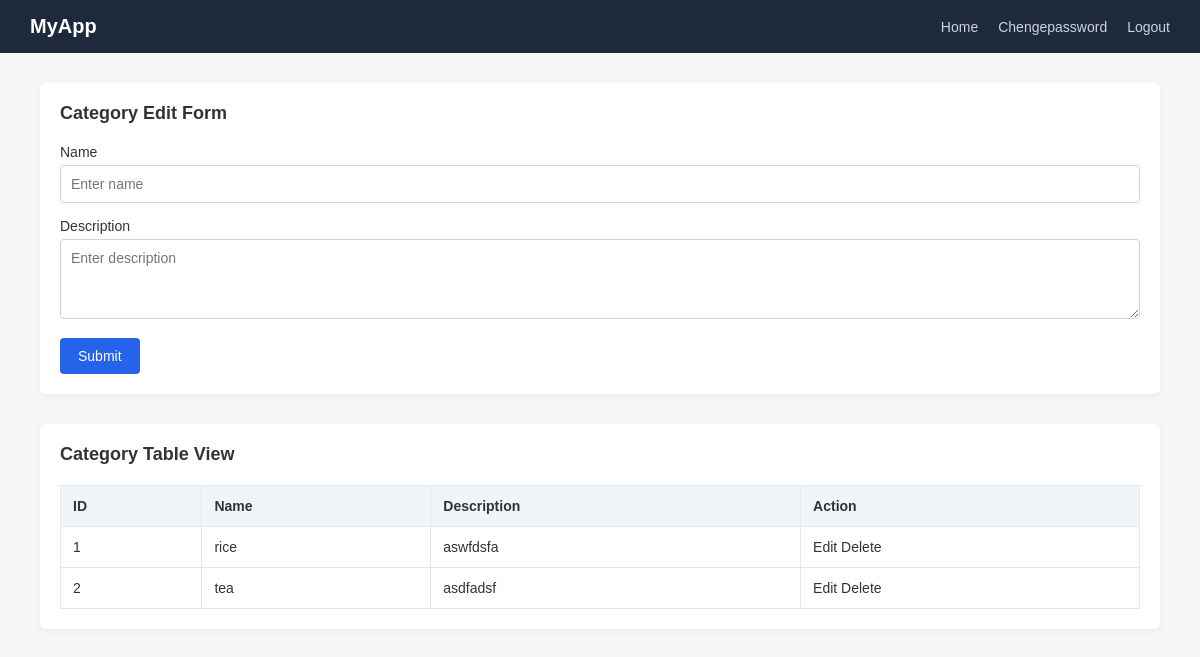
The app's page /cate_page/ (signed in) with its own data.
### myapp/models.py (models this page shows, shortened)
class CategoryModel(models.Model):
    name=models.CharField(null=True)
    description=models.TextField(max_length=100,null=True)

### myapp/views.py (the view, shortened to what this page needs)
# urls.py: path('cate_page/',cate_page,name='cate_page'),
@login_required
def cate_page(r):
    d_data=CategoryModel.objects.all()
    context={
        'data':d_data
    }
    return render (r,'cate_page.html',context)

### templates/cate_page.html (shortened to what this page needs)
{% extends 'home.html' %}
{% block body %}
    <div class="container">
        <div class="card">
            <h2>Category Edit Form</h2>
            <form method="POST">
                <div class="form-group">
                    <label>Name</label>
                    <input type="text" name="name" placeholder="Enter name">
                </div>
                <div class="form-group">
                    <label>Description</label>
                    <textarea name="description" placeholder="Enter description"></textarea>
                </div>
                <button class="btn btn-primary">Submit</button>
            </form>
        </div>
        <div class="card">
            <h2>Category Table View</h2>
            <table>
                <thead>
                    <tr>
                        <th>ID</th>
                        <th>Name</th>
                        <th>Description</th>
                        <th>Action</th>
                    </tr>
                </thead>
                <tbody>
                    {% for i in data %}
                        <tr>
                            <td>{{forloop.counter}}</td>
                            <td>{{i.name}}</td>
                            <td>{{i.description}}</td>
                            <td>
                                <a href="{% url 'cate_edit' i.id %}">Edit</a>
                                <a href="{% url 'cate_delete' i.id %}">Delete</a>
                            </td>
                        </tr>
                    {% endfor %}
                </tbody>
            </table>
        </div>
{% endblock body %}

### templates/home.html (style rules this page uses)
* { margin: 0; padding: 0; box-sizing: border-box; font-family: Arial, Helvetica, sans-serif; }
body { background: #f4f6f8; color: #333; }
a { text-decoration: none; color: inherit; }
.container { max-width: 1200px; margin: 30px auto; padding: 0 20px; }
.card { background: #fff; padding: 20px; border-radius: 6px; box-shadow: 0 2px 6px rgba(0,0,0,0.05); margin-bottom: 30px; }
.card h2 { margin-bottom: 20px; font-size: 18px; }
.form-group { margin-bottom: 15px; }
.form-group label { display: block; margin-bottom: 5px; font-size: 14px; }
.form-group input, .form-group select, .form-group textarea { width: 100%; padding: 10px; border: 1px solid #cbd5e1; border-radius: 4px; font-size: 14px; }
.form-group textarea { resize: vertical; min-height: 80px; }
.btn { padding: 10px 18px; border: none; border-radius: 4px; cursor: pointer; font-size: 14px; }
.btn-primary { background: #2563eb; color: #fff; }
table { width: 100%; border-collapse: collapse; }
table thead { background: #f1f5f9; }
table th, table td { padding: 12px; border: 1px solid #e5e7eb; text-align: left; font-size: 14px; }
table th { font-weight: 600; }

### records on screen
CategoryModel: name "rice", description "aswfdsfa"
CategoryModel: name "tea", description "asdfadsf"
